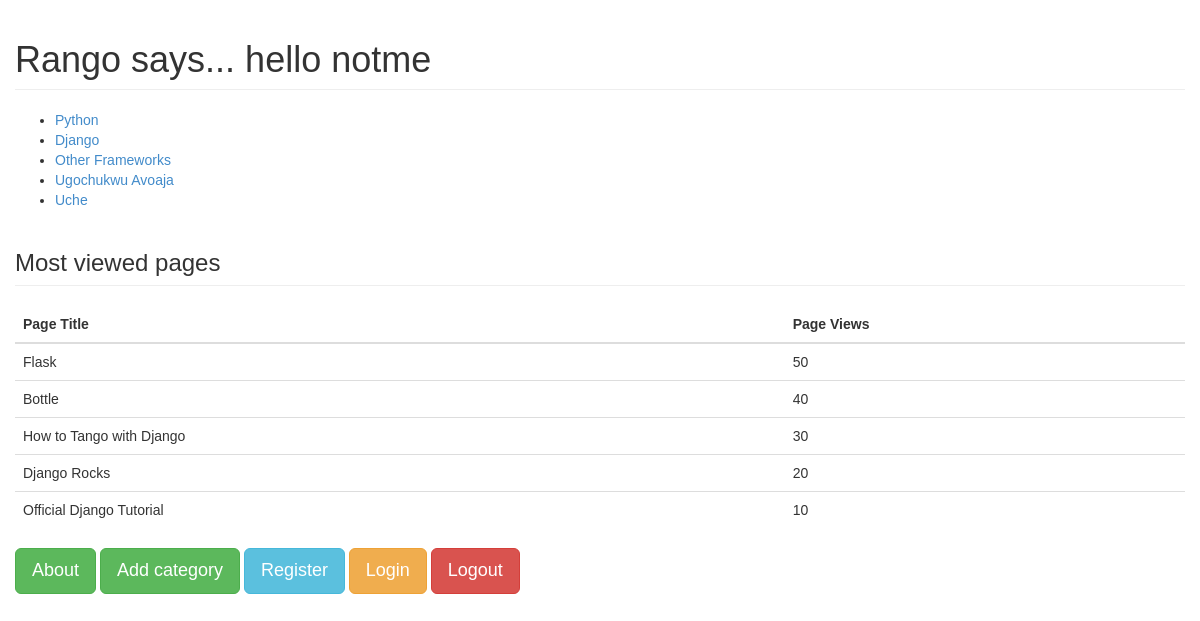
Screenshot of /rango/ (signed in) with the database file from the repository.
### rango/models.py (models this page shows, shortened)
class Category(models.Model):
	name = models.CharField(max_length=128, unique=True)
	views = models.IntegerField(default=0)
	likes = models.IntegerField(default=0)
	slug = models.SlugField(unique=False)
	def __str__(self):
		return self.name

class Page(models.Model):
	category = models.ForeignKey(Category)
	title = models.CharField(max_length=128)
	url = models.URLField()
	views = models.IntegerField(default=0)

### rango/views.py (the view)
def index(request):
	context_dict = {}
	category_list = Category.objects.order_by('-likes')[:5]
	context_dict['categories'] = category_list
	print category_list
	most_viewed_pages_list = Page.objects.order_by('-views')[:5]
	context_dict['most_viewed_pages'] = most_viewed_pages_list
	return render(request, 'rango/index.html', context_dict)

### rango/templates/rango/index.html (shortened to what this page needs)
<!DOCTYPE html>
<html>
	<head>
		{% load staticfiles %}
		<link rel="stylesheet" type="text/css" href="{% static 'css/stylep.css' %}">
	</head>
	<body>
		<div class="container">
			<div class="row">
				<h1 class="page-header">
					{% if user.is_authenticated %}
					Rango says... hello {{ user.username }}
					{% else %}
					Rango says... hello Stranger
					{% endif %}
				</h1>
				{% if categories %}
					<ul>
						{% for category in categories %}
						<li>
							<a href="/rango/category/{{ category.slug }}">
								{{ category.name }}
							</a>
						</li>
						{% endfor %}
					</ul>
				{% else %}
					<div class="bg-danger">
						<h3>There are no categories present.</h3>
					</div>
				{% endif %}
				<h3 class="page-header">Most viewed pages</h3>
				{% if most_viewed_pages %}
					<table class="table table-hover">
							<thead>
								<tr class="primary">
									<th>Page Title</th>
									<th>Page Views</th>
								</tr>
							</thead>
						{% for page in most_viewed_pages %}
							<tr>
								<td>{{ page.title }}</td>
								<td>{{ page.views }}</td>
							</tr>
						{% endfor %}
					</table>
				{% endif %}
				<a href="/rango/about" class="btn btn-success btn-lg">About</a>
				<a href="/rango/add_category" class="btn btn-success btn-lg">Add category</a>
				<a href="/rango/register" class="btn btn-info btn-lg">Register</a>
				<a href="/rango/login" class="btn btn-warning btn-lg">Login</a>
				<a href="/rango/logout" class="btn btn-danger btn-lg">Logout</a>
			</div>
		</div>
	</body>
</html>

### static/css/stylep.css (style rules this page uses)
body { font-family: arial; }

### rows the page displays
Category: name "Python"
Category: name "Django"
Category: name "Other Frameworks"
Category: name "Ugochukwu Avoaja"
Category: name "Uche"
Page: title "Flask", views "50"
Page: title "Bottle", views "40"
Page: title "How to Tango with Django", views "30"
Page: title "Django Rocks", views "20"
Page: title "Official Django Tutorial", views "10"

### other values shown
{{ user.username }} "notme"
